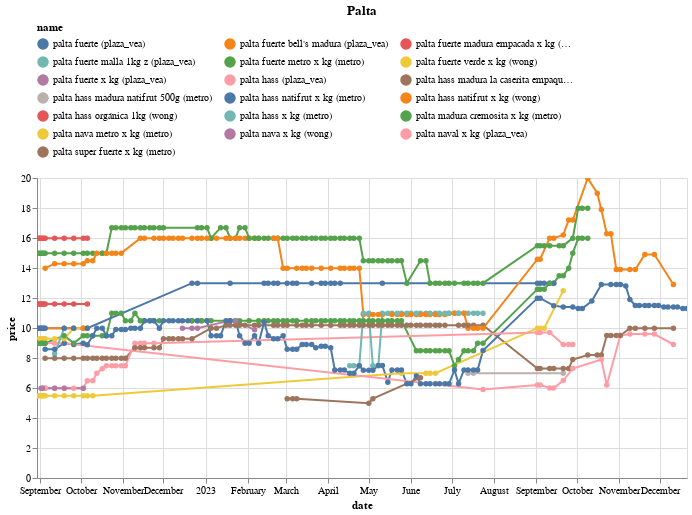

Notebook cell for this chart:
### Code cell
(df
 .loc[df.name.isin(names)]
 .pipe(alt.Chart)
 .mark_line(point=True)
 .encode(x='date', y='price', color='name', tooltip=['name','price'])
 .properties(width=650, title='Palta')
 .interactive()
 .configure_legend(orient='top', columns=3)
)

### Figure 1 — Vega-Lite specification as saved in the notebook (floating-point values rounded to 4 significant figures; data arrays with more than 128 entries replaced by an {"elided": "..."} marker saying what was removed)
{"config": {"view": {"continuousWidth": 300, "continuousHeight": 300}, "legend": {"columns": 3, "orient": "top"}}, "data": {"name": "data-ab8427da6bf60d1f635066158f7ec839"}, "mark": {"type": "line", "point": true}, "encoding": {"color": {"field": "name", "type": "nominal"}, "tooltip": [{"field": "name", "type": "nominal"}, {"field": "price", "type": "quantitative"}], "x": {"field": "date", "type": "temporal"}, "y": {"field": "price", "type": "quantitative"}}, "params": [{"name": "param_14", "select": {"type": "interval", "encodings": ["x", "y"]}, "bind": "scales"}], "title": "Palta", "width": 650, "$schema": "https://vega.github.io/schema/vega-lite/v5.16.3.json", "datasets": {"data-ab8427da6bf60d1f635066158f7ec839": {"elided": "669 records"}}}
